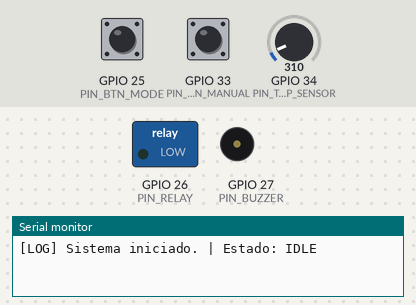
A sketch run on a simulated ESP32. Shown: switched loads named in the sketch (green lamp = pin HIGH), buzzer (waves = sounding, pin HIGH), the last lines printed to the serial monitor. Inputs (shaded band) come from the test bench; at power-on: GPIO 25 (PIN_BTN_MODE) HIGH, GPIO 33 (PIN_BTN_MANUAL) HIGH, GPIO 34 (PIN_TEMP_SENSOR) = 310.

Above: at 2.2 s.
2.3 s: GPIO 25 (PIN_BTN_MODE) pulled LOW for 0.15 s
3.9 s: GPIO 33 (PIN_BTN_MANUAL) pulled LOW for 0.15 s
At 5.1 s:
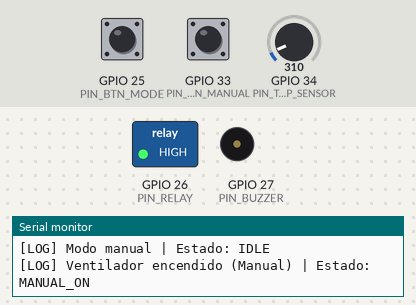
5.5 s: GPIO 25 (PIN_BTN_MODE) pulled LOW for 1 s
At 6.3 s:
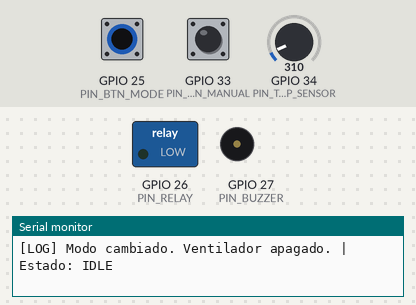
8.0 s: GPIO 25 (PIN_BTN_MODE) pulsed LOW 2 times (0.12 s each, 0.3 s apart)
Timing chart, 0 to 11.0 s (numbered marks = the images above; inputs shaded):
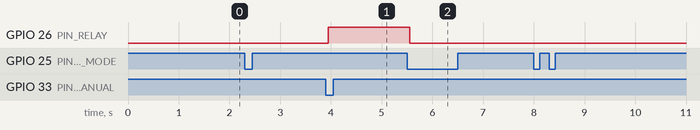

Measured:
- after the input at 3.9 s, GPIO 26 (PIN_RELAY): LOW → HIGH after 0.05 s
- after the input at 5.5 s, GPIO 26 (PIN_RELAY): HIGH → LOW after 0.05 s

The sketch:

sketch.ino
```cpp
#include <Arduino.h>
#include <WiFi.h>
#include <PubSubClient.h>

/*
 * Control de casa inteligente con ESP32
 * Requisitos:
 *  - Sensor de temperatura analógico
 *  - Dos pulsadores
 *  - Relé para ventilador
 *  - Buzzer pasivo (melodía)
 *  - FreeRTOS, timers para buzzer
 *  - Máquina de estados con switches anidados
 *  - Logs para cambios de estado
 */

// Pines (ajusta según esquema)
#define PIN_TEMP_SENSOR 34   // ADC1_CH6
#define PIN_BTN_MODE    25   // Pulsador 1: Cambia modo
#define PIN_BTN_MANUAL  33   // Pulsador 2: Manual ON/OFF
#define PIN_RELAY       26   // Relé Ventilador
#define PIN_BUZZER      27   // Buzzer pasivo

// Configuración
#define TEMP_UMBRAL     28   // Umbral de temperatura para activar ventilador (°C)
#define MELODIA_NOTA    1000 // Frecuencia de la nota del buzzer (Hz)
#define MELODIA_DUR     300  // Duración nota (ms)

// Estados de la máquina
enum State {
  ST_IDLE,        // Espera, nada encendido
  ST_MANUAL_ON,   // Manual: ventilador ON
  ST_AUTO_ON      // Automático: ventilador ON
};
enum Mode {
  MANUAL,
  AUTOMATICO
};
State current_state = ST_IDLE;
Mode  current_mode  = AUTOMATICO;

// Eventos
enum Event {
  EVT_NONE,
  EVT_MODE_CHANGE,
  EVT_BTN_MANUAL_PRESS,
  EVT_TEMP_HIGH,
  EVT_TEMP_LOW
};

// Variables globales compartidas
volatile bool relay_on = false;
volatile int temperatura_actual = 0;

// Prototipos
void tarea_sensores(void* pvParameters);
void tarea_actuadores(void* pvParameters);
void tarea_melodia(void* pvParameters);
int get_input(Event* evt);
void log_estado(const char* msg);
void fsm();

// ---- SETUP PRINCIPAL ----
void setup() {
  Serial.begin(115200);
  pinMode(PIN_TEMP_SENSOR, INPUT);
  pinMode(PIN_BTN_MODE, INPUT_PULLUP);
  pinMode(PIN_BTN_MANUAL, INPUT_PULLUP);
  pinMode(PIN_RELAY, OUTPUT);
  pinMode(PIN_BUZZER, OUTPUT);

  digitalWrite(PIN_RELAY, LOW);

  // Iniciar tareas FreeRTOS
  xTaskCreatePinnedToCore(tarea_sensores, "Sensores", 2048, NULL, 2, NULL, 1);
  xTaskCreatePinnedToCore(tarea_actuadores, "Actuadores", 2048, NULL, 1, NULL, 0);
  xTaskCreatePinnedToCore(tarea_melodia, "Melodia", 2048, NULL, 1, NULL, 1);

  delay(1000);
  log_estado("Sistema iniciado.");
}

// ---- LOOP PRINCIPAL ----
void loop() {
  fsm(); // Ejecuta la máquina de estados en el loop principal
  delay(100); // Da tiempo a otras tareas
}

// ---- FUNCIÓN PRINCIPAL DE MÁQUINA DE ESTADOS ----
void fsm() {
  static Event input_evt = EVT_NONE;

  // Obtener evento
  get_input(&input_evt);

  switch(current_state) {
    case ST_IDLE:
      switch(input_evt) {
        case EVT_MODE_CHANGE:
          current_mode = (current_mode == MANUAL) ? AUTOMATICO : MANUAL;
          log_estado(current_mode == MANUAL ? "Modo manual" : "Modo automático");
          input_evt = EVT_NONE;
          break;
        case EVT_BTN_MANUAL_PRESS:
          if(current_mode == MANUAL) {
            current_state = ST_MANUAL_ON;
            log_estado("Ventilador encendido (Manual)");
          }
          input_evt = EVT_NONE;
          break;
        case EVT_TEMP_HIGH:
          if(current_mode == AUTOMATICO) {
            current_state = ST_AUTO_ON;
            log_estado("Ventilador encendido (Automático)");
          }
          input_evt = EVT_NONE;
          break;
        default:
          break;
      }
      break;

    case ST_MANUAL_ON:
      switch(input_evt) {
        case EVT_MODE_CHANGE:
          current_mode = (current_mode == MANUAL) ? AUTOMATICO : MANUAL;
          current_state = ST_IDLE;
          log_estado("Modo cambiado. Ventilador apagado.");
          input_evt = EVT_NONE;
          break;
        case EVT_BTN_MANUAL_PRESS:
          current_state = ST_IDLE;
          log_estado("Ventilador apagado (Manual)");
          input_evt = EVT_NONE;
          break;
        default:
          break;
      }
      break;

    case ST_AUTO_ON:
      switch(input_evt) {
        case EVT_MODE_CHANGE:
          current_mode = (current_mode == MANUAL) ? AUTOMATICO : MANUAL;
          current_state = ST_IDLE;
          log_estado("Modo cambiado. Ventilador apagado.");
          input_evt = EVT_NONE;
          break;
        case EVT_TEMP_LOW:
          current_state = ST_IDLE;
          log_estado("Ventilador apagado (Automático)");
          input_evt = EVT_NONE;
          break;
        default:
          break;
      }
      break;
  }
}

// ---- OBTENCIÓN DE EVENTOS Y LECTURA DE SENSORES ----
int get_input(Event* evt) {
  static bool ultimo_btn_mode = HIGH, ultimo_btn_manual = HIGH;
  bool btn_mode = digitalRead(PIN_BTN_MODE);
  bool btn_manual = digitalRead(PIN_BTN_MANUAL);

  // Leer sensor de temperatura (simulación simple)
  int raw = analogRead(PIN_TEMP_SENSOR);
  temperatura_actual = map(raw, 0, 4095, 0, 50); // Ajusta según sensor

  // Cambio de modo
  if(btn_mode == LOW && ultimo_btn_mode == HIGH) {
    *evt = EVT_MODE_CHANGE;
  }
  // Pulsador manual
  else if(btn_manual == LOW && ultimo_btn_manual == HIGH) {
    *evt = EVT_BTN_MANUAL_PRESS;
  }
  // Temperatura alta
  else if(current_mode == AUTOMATICO && temperatura_actual > TEMP_UMBRAL && current_state == ST_IDLE) {
    *evt = EVT_TEMP_HIGH;
  }
  // Temperatura baja
  else if(current_mode == AUTOMATICO && temperatura_actual <= TEMP_UMBRAL && current_state == ST_AUTO_ON) {
    *evt = EVT_TEMP_LOW;
  }
  else {
    *evt = EVT_NONE;
  }

  ultimo_btn_mode = btn_mode;
  ultimo_btn_manual = btn_manual;
  return *evt;
}

// ---- TAREA: SENSORES ----
void tarea_sensores(void* pvParameters) {
  while(true) {
    // Sensores leídos en get_input por restricción
    vTaskDelay(100 / portTICK_PERIOD_MS);
  }
}

// ---- TAREA: ACTUADORES ----
void tarea_actuadores(void* pvParameters) {
  static State last_state = ST_IDLE;
  while(true) {
    if(current_state == ST_MANUAL_ON || current_state == ST_AUTO_ON) {
      if(!relay_on) {
        relay_on = true;
        digitalWrite(PIN_RELAY, HIGH);
        xTaskNotifyGive(xTaskGetHandle("Melodia")); // Lanza melodía
      }
    } else {
      relay_on = false;
      digitalWrite(PIN_RELAY, LOW);
    }
    last_state = current_state;
    vTaskDelay(50 / portTICK_PERIOD_MS);
  }
}

// ---- TAREA: MELODÍA EN BUZZER ----
void tarea_melodia(void* pvParameters) {
  while(true) {
    ulTaskNotifyTake(pdTRUE, portMAX_DELAY); // Espera trigger
    tone(PIN_BUZZER, MELODIA_NOTA, MELODIA_DUR);
    vTaskDelay(MELODIA_DUR / portTICK_PERIOD_MS);
    noTone(PIN_BUZZER);
  }
}

// ---- LOGS DE ESTADO ----
void log_estado(const char* msg) {
  Serial.print("[LOG] ");
  Serial.print(msg);
  Serial.print(" | Estado: ");
  switch(current_state) {
    case ST_IDLE: Serial.println("IDLE"); break;
    case ST_MANUAL_ON: Serial.println("MANUAL_ON"); break;
    case ST_AUTO_ON: Serial.println("AUTO_ON"); break;
  }
}
```
